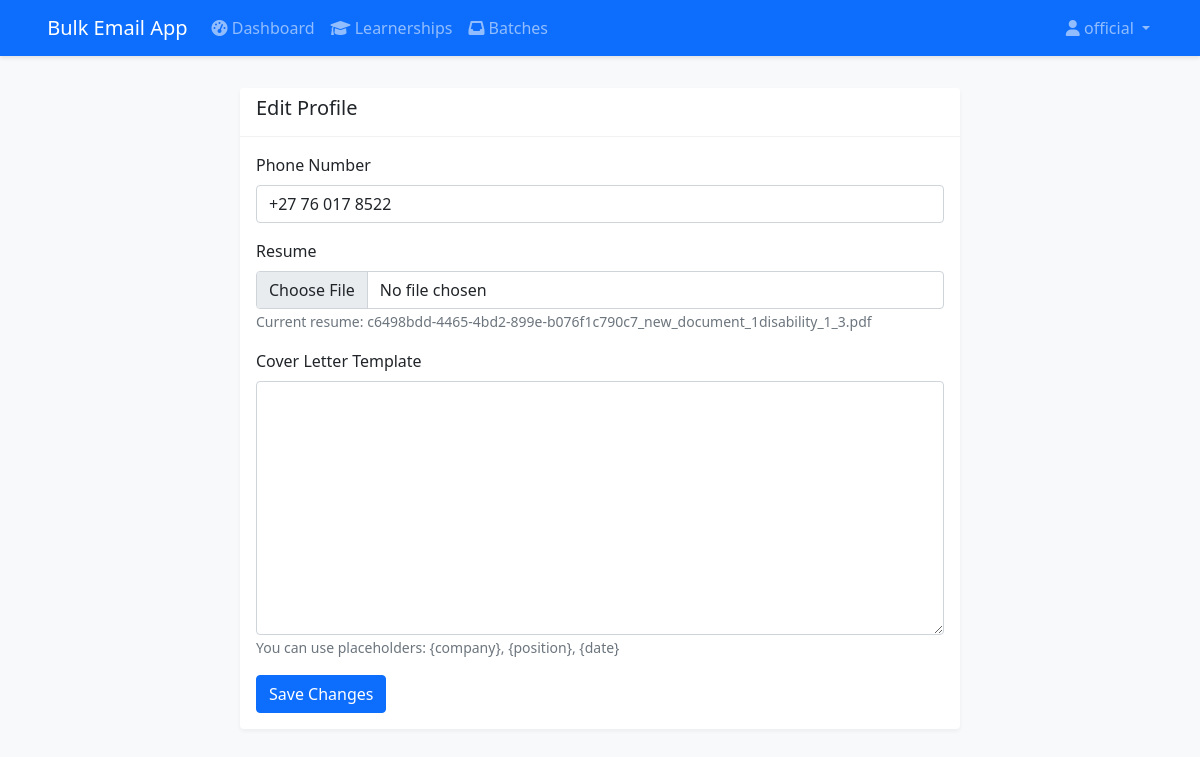
/profile/edit (signed in), run on the app's committed database.
### app/models/user.py (models this page shows, shortened)
class User(UserMixin, db.Model):
    __tablename__ = 'users'
    id = db.Column(db.Integer, primary_key=True)
    email = db.Column(db.String(120), unique=True, nullable=False, index=True)
    name = db.Column(db.String(120), nullable=False)
    google_id = db.Column(db.String(120), unique=True, nullable=False, index=True)
    is_admin = db.Column(db.Boolean, default=False)
    is_active = db.Column(db.Boolean, default=True)
    phone = db.Column(db.String(20))
    resume_file = db.Column(db.String(255))
    cover_letter_template = db.Column(db.Text)
    profile_picture = db.Column(db.String(255))
    preferences = db.Column(db.JSON, default=lambda: {})
    created_at = db.Column(db.DateTime, default=datetime.utcnow, nullable=False)
    updated_at = db.Column(db.DateTime, onupdate=datetime.utcnow)
    last_login = db.Column(db.DateTime)
    total_applications = db.Column(db.Integer, default=0)
    successful_applications = db.Column(db.Integer, default=0)
    email_batches = db.relationship(
        'EmailBatch',
        back_populates='user',
        lazy='dynamic',
        foreign_keys='EmailBatch.user_id'  # Explicitly specify which foreign key to use
    )
    approved_batches = db.relationship(
        'EmailBatch',
        back_populates='approver',
        lazy='dynamic',
        foreign_keys='EmailBatch.approved_by'  # Explicitly specify the foreign key
    )

### app/routes/profile.py (the view, shortened to what this page needs)
@profile_bp.route('/profile/edit', methods=['GET', 'POST'])
@login_required
def edit_profile():
    return render_template('profile/edit.html')

### app/templates/profile/edit.html
{% extends "base.html" %}
{% block content %}
<div class="container">
    <div class="row justify-content-center">
        <div class="col-md-8">
            <div class="card">
                <div class="card-header">
                    <h5>Edit Profile</h5>
                </div>
                <div class="card-body">
                    <form method="POST" enctype="multipart/form-data">
                        <div class="mb-3">
                            <label class="form-label">Phone Number</label>
                            <input type="tel" class="form-control" name="phone"
                                   value="{{ current_user.phone or '' }}">
                        </div>
                        <div class="mb-3">
                            <label class="form-label">Resume</label>
                            <input type="file" class="form-control" name="resume"
                                   accept=".pdf,.doc,.docx">
                            {% if current_user.resume_file %}
                            <small class="text-muted">Current resume: {{ current_user.resume_file }}</small>
                            {% endif %}
                        </div>
                        <div class="mb-3">
                            <label class="form-label">Cover Letter Template</label>
                            <textarea class="form-control" name="cover_letter_template"
                                      rows="10">{{ current_user.cover_letter_template or '' }}</textarea>
                            <small class="text-muted">
                                You can use placeholders: {company}, {position}, {date}
                            </small>
                        </div>
                        <button type="submit" class="btn btn-primary">Save Changes</button>
                    </form>
                </div>
            </div>
        </div>
    </div>
</div>
{% endblock %}

### app/templates/base.html (shortened to what this page needs)
<!DOCTYPE html>
<html>
<head>
    <link href="https://cdn.jsdelivr.net/npm/bootstrap@5.1.3/dist/css/bootstrap.min.css" rel="stylesheet">
    <link rel="stylesheet" href="{{ url_for('static', filename='css/style.css') }}">
     <link href="https://cdn.jsdelivr.net/npm/bootstrap@5.1.3/dist/css/bootstrap.min.css" rel="stylesheet">
    <link rel="stylesheet" href="https://cdnjs.cloudflare.com/ajax/libs/font-awesome/6.0.0/css/all.min.css">
    <link rel="stylesheet" href="{{ url_for('static', filename='css/style.css') }}">
</head>
<body>
<nav class="navbar navbar-expand-lg navbar-dark bg-primary">
    <div class="container">
        <a class="navbar-brand" href="{{ url_for('main.dashboard') if current_user.is_authenticated else url_for('auth.login') }}">
             Bulk Email App
        </a>
        {% if current_user.is_authenticated %}
        <div class="collapse navbar-collapse" id="navbarNav">
            <ul class="navbar-nav me-auto">
                <li class="nav-item">
                    <a class="nav-link" href="{{ url_for('main.dashboard') }}">
                        <i class="fas fa-tachometer-alt"></i> Dashboard
                    </a>
                </li>
                <li class="nav-item">
                    <a class="nav-link" href="/learnerships">
                        <i class="fas fa-graduation-cap"></i> Learnerships
                    </a>
                </li>
                <li class="nav-item">
                    <a class="nav-link" href="/batches">
                        <i class="fas fa-inbox"></i> Batches
                    </a>
                </li>
            </ul>
            <ul class="navbar-nav">
                <li class="nav-item dropdown">
                    <a class="nav-link dropdown-toggle" href="#" role="button" data-bs-toggle="dropdown">
                        <i class="fas fa-user"></i> {{ current_user.name }}
                    </a>
                </li>
            </ul>
        </div>
        {% endif %}
    </div>
</nav>
    <div class="container mt-4">
        {% block content %}{% endblock %}
    </div>
</body>
</html>

### app/static/css/style.css (style rules this page uses)
body { background-color: #f8f9fa; }
.navbar { margin-bottom: 2rem; box-shadow: 0 2px 4px rgba(0,0,0,0.1); }
.card { box-shadow: 0 2px 4px rgba(0,0,0,0.05); border: none; margin-bottom: 1rem; }
.card-header { background-color: #fff; border-bottom: 1px solid rgba(0,0,0,0.05); }

### data on the page
User: name "official", phone "+27 76 017 8522", resume_file "c6498bdd-4465-4bd2-899e-b076f1c790c7_new_document_1disability_1_3.pdf"
